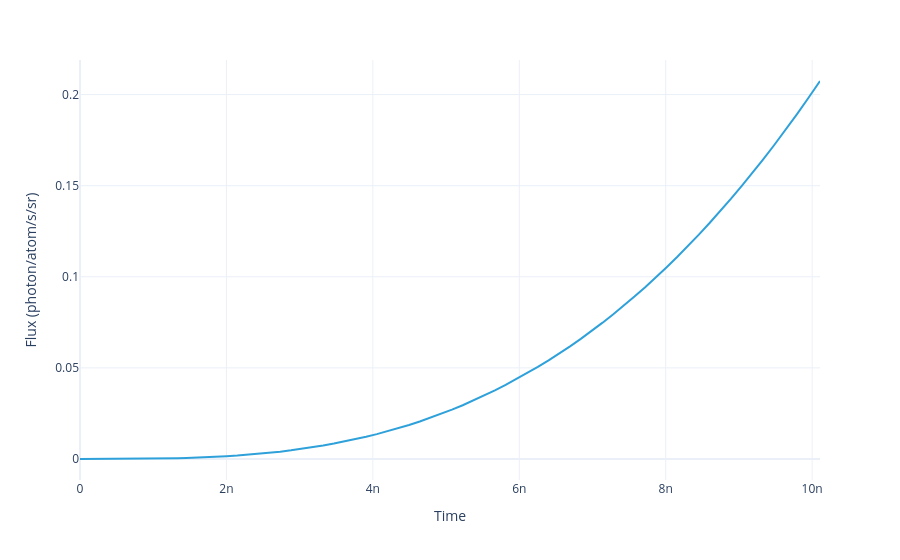

Notebook code cell kept with this figure:
### Markdown cell above
Plot the total flux as a function of time:

### Code cell
model.integrated_flux(sol).visualize()
